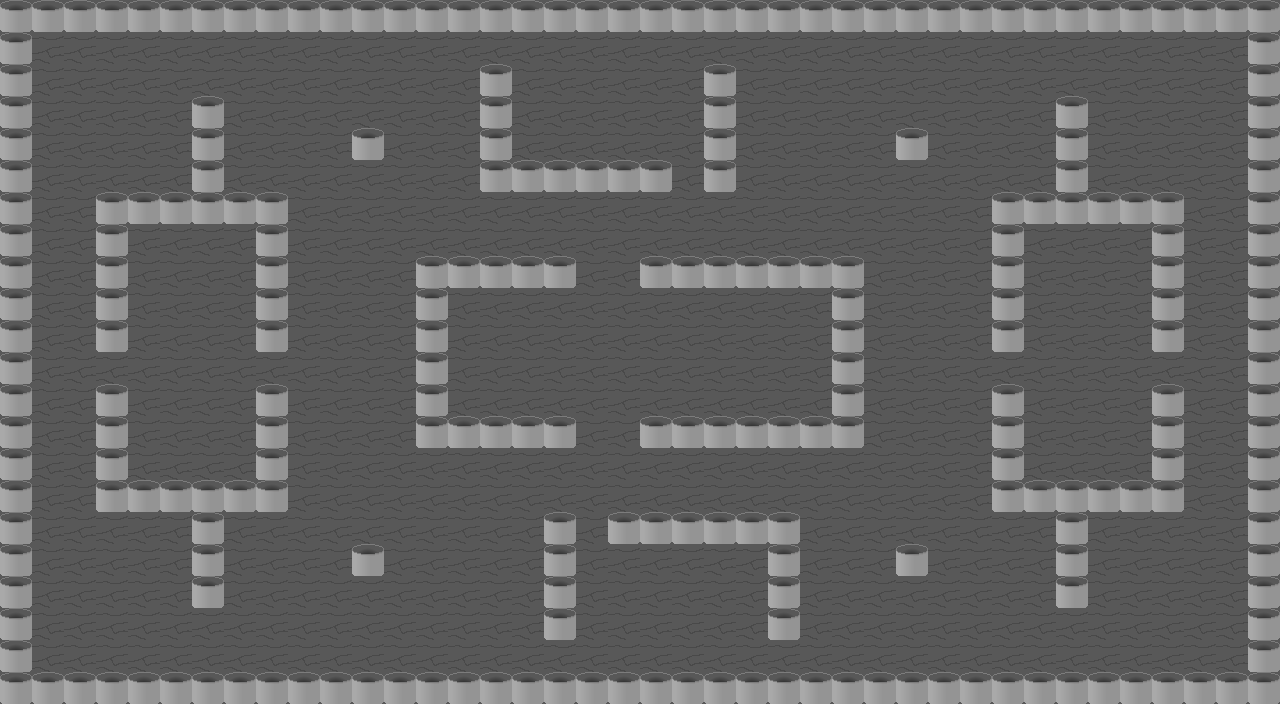

Below is a game level as drawn by its tile map, then a one-line description and the .tmx that defines it (tile-layer data replaced by summaries):
An orthogonal 40x22 tile map with 32x32 px tiles, 2 tile layers (ground, walls) and 32 objects.

<map version="1.0" tiledversion="1.1.5" orientation="orthogonal" renderorder="right-down" width="40" height="22" tilewidth="32" tileheight="32" infinite="0" nextobjectid="45">
 <tileset firstgid="1" name="tileset" tilewidth="32" tileheight="32" tilecount="25" columns="5">
  <image source="tileset.png" width="160" height="160" />
  <tile id="2">
   <objectgroup draworder="index">
    <object id="1" x="0" y="0" width="32" height="32" />
   </objectgroup>
  </tile>
 </tileset>
 <layer name="ground" width="40" height="22">
  <data>[880 cells, 880 non-empty, 1 distinct tile ids]</data>
 </layer>
 <layer name="walls" width="40" height="22">
  <data>[880 cells, 246 non-empty, 1 distinct tile ids]</data>
 </layer>
 <objectgroup color="#4e9a06" name="players_key">
  <object id="20" x="1184" y="608" width="32" height="32" />
  <object id="21" x="1184" y="64" width="32" height="32" />
  <object id="22" x="64" y="64" width="32" height="32" />
  <object id="23" x="64" y="608" width="32" height="32" />
  <object id="24" x="768" y="352" width="32" height="32" />
 </objectgroup>
 <objectgroup color="#204a87" name="doors">
  <object id="34" x="544" y="640" width="32" height="32" />
  <object id="35" x="576" y="512" width="32" height="32" />
  <object id="36" x="672" y="160" width="32" height="32" />
  <object id="37" x="704" y="32" width="32" height="32" />
  <object id="38" x="480" y="32" width="32" height="32" />
  <object id="39" x="768" y="640" width="32" height="32" />
  <object id="40" x="96" y="352" width="32" height="32" />
  <object id="41" x="256" y="352" width="32" height="32" />
  <object id="42" x="992" y="352" width="32" height="32" />
  <object id="43" x="1152" y="352" width="32" height="32" />
 </objectgroup>
 <objectgroup color="#ef2929" name="objects">
  <object id="3" x="128" y="128" width="32" height="32" />
  <object id="4" x="128" y="544" width="32" height="32" />
  <object id="5" x="1120" y="544" width="32" height="32" />
  <object id="6" x="1120" y="128" width="32" height="32" />
  <object id="7" x="576" y="96" width="32" height="32" />
  <object id="8" x="896" y="320" width="32" height="32" />
  <object id="9" x="352" y="320" width="32" height="32" />
  <object id="10" x="160" y="416" width="32" height="32" />
  <object id="11" x="1056" y="256" width="32" height="32" />
  <object id="12" x="416" y="608" width="32" height="32" />
  <object id="13" x="960" y="608" width="32" height="32" />
  <object id="14" x="832" y="96" width="32" height="32" />
  <object id="15" x="352" y="64" width="32" height="32" />
  <object id="16" x="672" y="480" width="32" height="32" />
  <object id="17" x="480" y="224" width="32" height="32" />
  <object id="19" x="640" y="576" width="32" height="32" />
 </objectgroup>
</map>